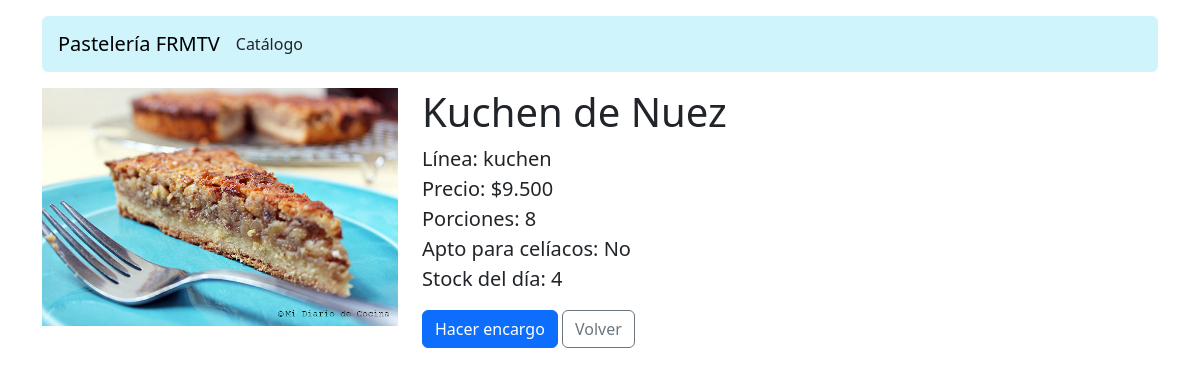
Before: /producto/7/ with the older database file.
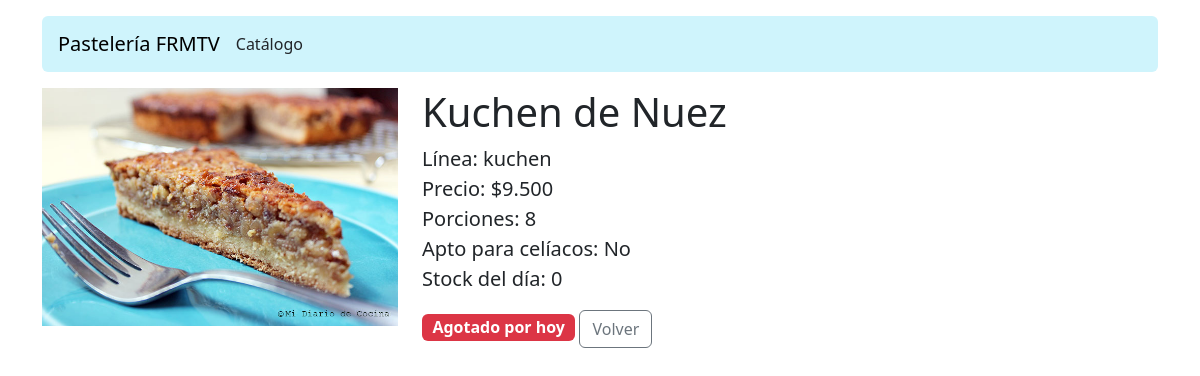
After: the same page with the newer database file.
### catalogo/models.py (models this page shows, shortened)
class producto(models.Model):
    nombre = models.CharField(max_length=50)
    linea = models.ForeignKey(linea, on_delete=models.CASCADE, related_name='productos')
    precio = models.PositiveIntegerField()
    imagen = models.ImageField(upload_to='imagenes/', blank=True, null=True)
    apto_celiacos = models.BooleanField(default=False)
    cantidad = models.PositiveSmallIntegerField(verbose_name='porciones')
    disponibilidad = models.BooleanField(default=True)
    stock_dia = models.PositiveIntegerField(verbose_name='stock del día')
    class Meta:
        ordering = ['nombre']
        verbose_name_plural = 'productos de la pasteleria'
    @property
    def agotado(self):
        return self.stock_dia == 0

class linea(models.Model):
    nombre = models.CharField(max_length=50, unique=True)
    def __str__(self):
        return self.nombre

### catalogo/views.py (the view)
# urls.py: path('producto/<int:id>/', views.detalle, name='detalle'),
def detalle(request, id):
    prod = get_object_or_404(producto, id=id, disponibilidad=True)
    return render(request, 'detalle.html', {'producto': prod})

### catalogo/templatetags/formato.py (called while the page is built)
@register.filter
def clp(valor):
    try:
        return '$' + f'{int(valor):,}'.replace(',', '.')
    except (TypeError, ValueError):
        return ''

### templates/detalle.html
{% extends 'base.html' %}
{% load formato %}
{% block contenido %}
<div class="row">
  <div class="col-4">{% if producto.imagen %}<img src="{{ producto.imagen.url }}" class="img-fluid" alt="{{ producto.nombre }}">{% endif %}</div>
  <div class="col">
    <h1>{{ producto.nombre }}</h1>
    <ul class="list-unstyled fs-5">
      <li>Línea: {{ producto.linea }}</li>
      <li>Precio: {{ producto.precio|clp }}</li>
      <li>Porciones: {{ producto.cantidad }}</li>
      <li>Apto para celíacos: {{ producto.apto_celiacos|yesno:'Sí,No' }}</li>
      <li>Stock del día: {{ producto.stock_dia }}</li>
    </ul>
    {% if producto.agotado %}
      <span class="badge text-bg-danger fs-6">Agotado por hoy</span>
    {% else %}
      <a class="btn btn-primary" href="{% url 'encargar' producto.id %}">Hacer encargo</a>
    {% endif %}
    <a class="btn btn-outline-secondary" href="/">Volver</a>
  </div>
</div>
{% endblock %}

Changed rows visible on the page:
changed producto "Kuchen de Nuez": stock_dia "4" → "0"
Other visible differences:
text no longer shown: "Hacer encargo"
text now shown: "Agotado por hoy"
